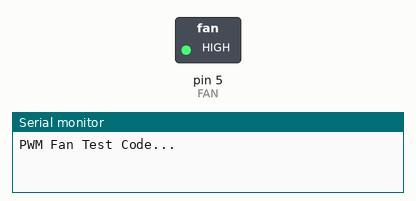
This sketch was run on a simulated Arduino Nano, built with avr-gcc and run on an emulated ATmega328P. Parts: switched loads named in the sketch (green lamp = pin HIGH), the last lines printed to the serial monitor.

Above: at 0.1 s.
At 5.1 s:
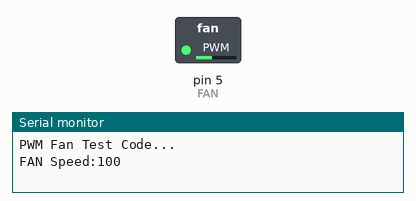
At 39.1 s:
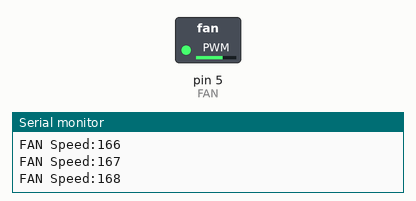
Timing chart, 0 to 40.0 s (numbered marks = the images above):
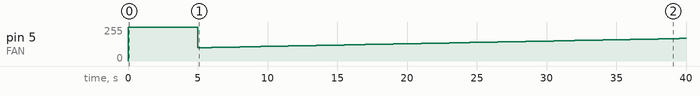

The sketch:

ASCD_Nano_Test_Fan.ino
```cpp
// (licence header left out)
// Fan pin 5 PWM Digital
const byte FAN = 5; // PCB Version 1.11+ only


void setup()
{
  // FAN
  pinMode(FAN, OUTPUT);
  Serial.begin(115200);
  Serial.println("PWM Fan Test Code...");
  digitalWrite(FAN, HIGH);
  delay(5000);
}

void loop()
{
  for (byte i = 100; i < 256; i++)
  {
    Serial.print("FAN Speed:");
    Serial.println(i);
    analogWrite(FAN, i); // PWM speed control the FAN pin
    delay(500);
  }
}
```

Measured:
- by itself, pin 5 (FAN): 255/255 → 100/255 at 5.0 s, → 101/255 0.50 s later, → 102/255 0.50 s later, → 103/255 0.50 s later, … (70 changes in this stretch)
